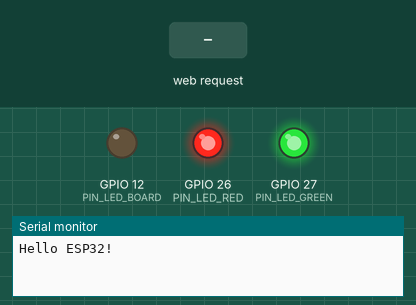
The sketch below on a simulated ESP32. On the bench: output pins drawn as LEDs (lit = HIGH), the last lines printed to the serial monitor. The test bench sets the inputs (shaded band). WiFi joins after 1.5 s; servers stay silent unless stated.

Above: at 0.1 s.
At 3.2 s:
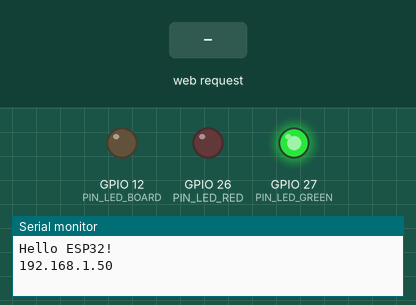
3.3 s: HTTP request GET /? received
4.8 s: HTTP request GET /FF received
Timing chart, 0 to 7.8 s (numbered marks = the images above; inputs shaded):
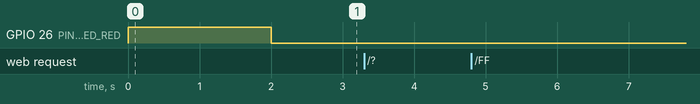

The sketch:

Actor_ESP32_Webserver.ino
```cpp
/*
IOT Actor Board Webserver Demo
for ESP32 DevKitC
Elektor / Jens Nickel
My Journey in the IoT
*/


#include <WiFi.h>


// +++++++++++++++++++ Start of Webserver Library +++++++++++++++++++

// as ESP32 Arduino Version

WiFiClient myclient;
WiFiServer server(80);


void Webserver_Start()
{
  server.begin();     // Start TCP/IP-Server on ESP32
}


//  Call this function regularly to look for client requests
//  template see https://github.com/espressif/arduino-esp32/blob/master/libraries/WiFi/examples/SimpleWiFiServer/SimpleWiFiServer.ino
//  returns empty string if no request from any client
//  returns GET Parameter: everything after the "/?" if ADDRESS/?xxxx was entered by the user in the webbrowser
//  returns "-" if ADDRESS but no GET Parameter was entered by the user in the webbrowser
//  remark: client connection stays open after return
String Webserver_GetRequestGETParameter()
{
  String GETParameter = "";

  myclient = server.available();   // listen for incoming clients

  //Serial.print(".");

  if (myclient) {                            // if you get a client,
    Serial.println("New Client.");           // print a message out the serial port
    String currentLine = "";                 // make a String to hold incoming data from the client

    while (myclient.connected()) {           // loop while the client's connected

      if (myclient.available()) {            // if there's bytes to read from the client,

        char c = myclient.read();            // read a byte, then
        Serial.write(c);                     // print it out the serial monitor

        if (c == '\n') {                     // if the byte is a newline character

          // if the current line is blank, you got two newline characters in a row.
          // that's the end of the client HTTP request
          if (currentLine.length() == 0) {

            if (GETParameter == "") {GETParameter = "-";};    // if no "GET /?" was found so far in the request bytes, return "-"

            // break out of the while loop:
            break;

          } else {    // if you got a newline, then clear currentLine:
            currentLine = "";
          }

        } else if (c != '\r') {  // if you got anything else but a carriage return character,
          currentLine += c;      // add it to the end of the currentLine
        }

        if (c=='\r' && currentLine.startsWith("GET /?"))
        // we see a "GET /?" in the HTTP data of the client request
        // user entered ADDRESS/?xxxx in webbrowser, xxxx = GET Parameter
        {

          GETParameter = currentLine.substring(currentLine.indexOf('?') + 1, currentLine.indexOf(' ', 6));    // extract everything behind the ? and before a space

        }

      }

    }

  }

  return GETParameter;
}


// Send HTML page to client, as HTTP response
// client connection must be open (call Webserver_GetRequestGETParameter() first)
void Webserver_SendHTMLPage(String HTMLPage)
{
   String httpResponse = "";

   // begin with HTTP response header
   httpResponse += "HTTP/1.1 200 OK\r\n";
   httpResponse += "Content-type:text/html\r\n\r\n";

   // then the HTML page
   httpResponse += HTMLPage;

   // The HTTP response ends with a blank line:
   httpResponse += "\r\n";

   // send it out to TCP/IP client = webbrowser
   myclient.println(httpResponse);

   // close the connection
   myclient.stop();

   Serial.println("Client Disconnected.");

};


// +++++++++++++++++++ End of Webserver library +++++++++++++++++++++


// SSID and Password of your Wifi network
const char* txtSSID = "YOUR SSID";
const char* txtPassword = "YOUR PASSWORD";


#define PIN_LED_BOARD  12
#define PIN_ACTOR      12   // the digital output we want to control
#define PIN_LED_GREEN  27
#define PIN_LED_RED    26

#define LED_YELLOW  3
#define LED_GREEN   2
#define LED_RED     1

#define LED_ON    1
#define LED_OFF   0

#define ACTOR_ON    1
#define ACTOR_OFF   0


// Switch Actor Output
// ActorState must be ACTOR_OFF or ACTOR_ON
void SwitchActor(byte ActorState)
{
    if (ActorState == ACTOR_OFF)
    {
      digitalWrite(PIN_ACTOR, LOW);
    }
    else
    {
      digitalWrite(PIN_ACTOR, HIGH);
    }
}


// Switch LED on the board
// LEDState must be LED_OFF or LED_ON
void SwitchBoardLED(byte LEDState)
{
    if (LEDState == LED_OFF)
    {
      digitalWrite(PIN_LED_BOARD, LOW);
    }
    else
    {
      digitalWrite(PIN_LED_BOARD, HIGH);
    }
}


// Switch LEDs of RGBLED
// LEDColor must be LED_GREEN, LED_RED, LED_YELLOW or LED_OFF
void SwitchRGBLED(byte LEDColor)
{
    switch(LEDColor)
    {
      case LED_GREEN:
         digitalWrite(PIN_LED_GREEN, HIGH);
         digitalWrite(PIN_LED_RED, LOW);
      break;

      case LED_RED:
         digitalWrite(PIN_LED_GREEN, LOW);
         digitalWrite(PIN_LED_RED, HIGH);
      break;

      case LED_YELLOW:
         digitalWrite(PIN_LED_GREEN, HIGH);
         digitalWrite(PIN_LED_RED, HIGH);
      break;

      case LED_OFF:
         digitalWrite(PIN_LED_GREEN, LOW);
         digitalWrite(PIN_LED_RED, LOW);
      break;
    }
}


// this section handles configuration values which can be configured via webpage form in a webbrowser

// 8 configuration values max
String ConfigName[8];     // name of the configuration value
String ConfigValue[8];    // the value itself (String)
int    ConfigStatus[8];   // status of the value    0 = not set    1 = valid   -1 = not valid


// Initalize the values
void InitializeConfigValues()
{
  for (int count = 0; count < 8; count++)
  {
    ConfigName[count] = "";
    ConfigValue[count] = "";
    ConfigStatus[count] = 0;
  }
}


// Build a HTML page with a form which shows textboxes to enter the values
// returns the HTML code of the page
String EncodeFormHTMLFromConfigValues(String TitleOfForm, int CountOfConfigValues)
{
   // Head of the HTML page
   String HTMLPage = "<!DOCTYPE html><html><body><h2>" + TitleOfForm + "</h2><form><table>";

   // for each configuration value
   for (int c = 0; c < CountOfConfigValues; c++)
   {
    // set background color by the status of the configuration value
    String StyleHTML = "";
    if (ConfigStatus[c] == 0) { StyleHTML = " Style =\"background-color: #FFE4B5;\" " ;};   // yellow
    if (ConfigStatus[c] == 1) { StyleHTML = " Style =\"background-color: #98FB98;\" " ;};   // green
    if (ConfigStatus[c] == -1) { StyleHTML = " Style =\"background-color: #FA8072;\" " ;};  // red

    // build the HTML code for a table row with configuration value name and the value itself inside a textbox
    String TableRowHTML = "<tr><th>" + ConfigName[c] + "</th><th><input name=\"" + ConfigName[c] + "\" value=\"" + ConfigValue[c] + "\" " + StyleHTML + " /></th></tr>";

    // add the table row HTML code to the page
    HTMLPage += TableRowHTML;
   }

   // add the submit button
   HTMLPage += "</table><br/><input type=\"submit\" value=\"Submit\" />";

   // footer of the webpage
   HTMLPage += "</form></body></html>";

   return HTMLPage;
}


// Decodes a GET parameter (expression after ? in URI (URI = expression entered in address field of webbrowser)), like "Country=Germany&City=Aachen"
// and set the ConfigValues
int DecodeGETParameterAndSetConfigValues(String GETParameter)
{

   int posFirstCharToSearch = 1;
   int count = 0;

   // while a "&" is in the expression, after a start position to search
   while (GETParameter.indexOf('&', posFirstCharToSearch) > -1)
   {
     int posOfSeparatorChar = GETParameter.indexOf('&', posFirstCharToSearch);  // position of & after start position
     int posOfValueChar = GETParameter.indexOf('=', posFirstCharToSearch);      // position of = after start position

     ConfigValue[count] = GETParameter.substring(posOfValueChar + 1, posOfSeparatorChar);  // extract everything between = and & and enter it in the ConfigValue

     posFirstCharToSearch = posOfSeparatorChar + 1;  // shift the start position to search after the &-char
     count++;
   }

   // no more & chars found

   int posOfValueChar = GETParameter.indexOf('=', posFirstCharToSearch);       // search for =

   ConfigValue[count] = GETParameter.substring(posOfValueChar + 1, GETParameter.length());  // extract everything between = and end of string
   count++;

   return count;  // number of values found in GET parameter
}


void setup()
{

  pinMode(PIN_LED_RED, OUTPUT);
  pinMode(PIN_LED_GREEN, OUTPUT);
  pinMode(PIN_LED_BOARD, OUTPUT);
  pinMode(PIN_ACTOR, OUTPUT);

  pinMode(0, INPUT);


  SwitchRGBLED(LED_YELLOW);
  SwitchActor(ACTOR_OFF);

  // Open serial communications and wait for port to open:
  Serial.begin(19200);
  Serial.println("Hello ESP32!");

  boolean success = true;


  // connect to WiFi network
  // see https://www.arduino.cc/en/Reference/WiFiBegin

  WiFi.begin(txtSSID, txtPassword);

  // we wait until connection is established
  // or 10 seconds are gone

  int WiFiConnectTimeOut = 0;
  while ((WiFi.status() != WL_CONNECTED) && (WiFiConnectTimeOut < 10))
  {
    delay(1000);
    WiFiConnectTimeOut++;
  }

  // not connected
  if (WiFi.status() != WL_CONNECTED)
  {
    success = false;
  }

  if (success == true)
  {
    SwitchRGBLED(LED_GREEN);
  }
  else
  {
    SwitchRGBLED(LED_RED);
  }

  // print out local address of ESP32 in LAN
  Serial.println(WiFi.localIP());

  // switch LED off
  SwitchActor(ACTOR_OFF);

  // initialize config values and set first 3 names of values to LED1...LED3
  InitializeConfigValues();
  ConfigName[0] = "LED1";
  ConfigName[1] = "LED2";
  ConfigName[2] = "LED3";

  // start the webserver to listen for request of clients in LAN
  Webserver_Start();

}

// check the ConfigValues and set ConfigStatus
// process the ConfigValues to switch something
void ProcessAndValidateConfigValues(int countValues)
{
  if (countValues > 8) {countValues = 8;};

  // for each ConfigValue
  for (int cn = 0; cn < countValues; cn++)
  {
    // in our application the values must be "00" or "FF" (as text string)
    if ((ConfigValue[cn].equals("00")) || (ConfigValue[cn].equals("FF")))
    {
      ConfigStatus[cn] = 1;    // Value is valid
    }
    else
    {
      ConfigStatus[cn] = -1;   // Value is not valid
    }
  }

  // first config value is used to switch LED ( = Actor)
  if (ConfigValue[0].equals("00"))
  {
    SwitchActor(ACTOR_OFF);
  }

  if (ConfigValue[0].equals("FF"))
  {
    SwitchActor(ACTOR_ON);
  }

}


void loop() {

  String GETParameter = Webserver_GetRequestGETParameter();   // look for client request

  if (GETParameter.length() > 0)        // we got a request, client connection stays open
  {
    if (GETParameter.length() > 1)      // request contains some GET parameter
    {
      int countValues = DecodeGETParameterAndSetConfigValues(GETParameter);     // decode the GET parameter and set ConfigValues

      ProcessAndValidateConfigValues(countValues);                              // check and process ConfigValues
    }

    String HTMLPageWithConfigForm = EncodeFormHTMLFromConfigValues("ESP32 Webserver Demo", 3);   // build a new webpage with form and new ConfigValues entered in textboxes

    Webserver_SendHTMLPage(HTMLPageWithConfigForm);    // send out the webpage to client = webbrowser and close client connection

  }

  delay(50);
}
```
